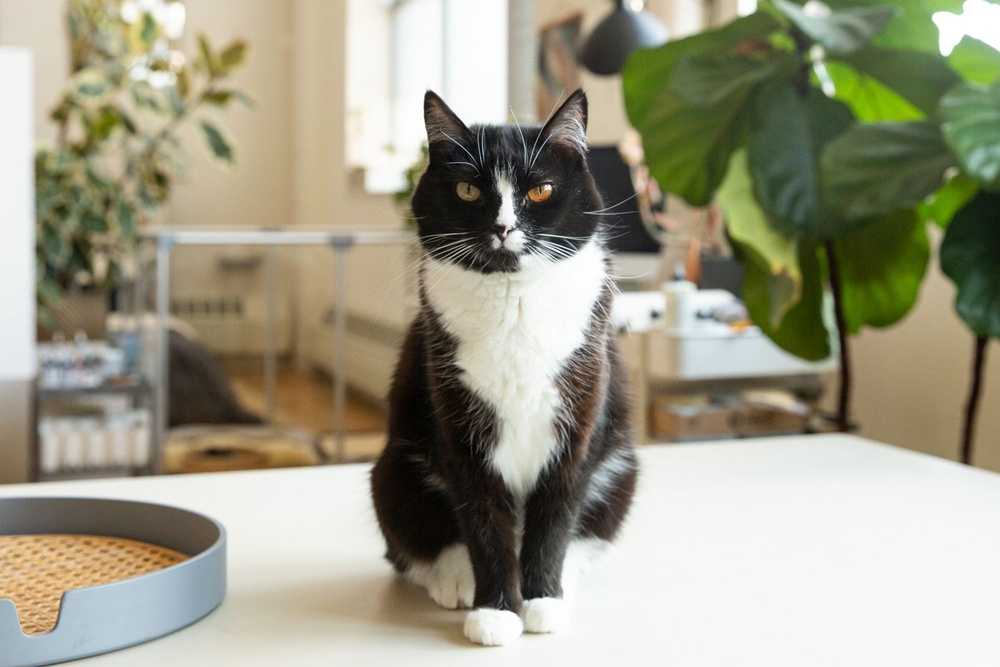
#> input picture Resources/semigoodbg.jpg, 1000 x 667 px, shrunk from 1500 x 1000 before the run
$ jupyter execute image-segmentation.ipynb
#> lines starting #> are read from the running program, lines starting #| are printed output that depends on the picture; after the words box and inside, x2 and y2 are one past the last pixel; in counts of white or black regions, pixels touching at a corner belong together; long printed decimals are rounded
[cell 1]
import cv2
from matplotlib import pyplot as plt

[cell 2]
import cv2

img = cv2.imread("Resources/semigoodbg.jpg")
#> img is the input picture: shape (667, 1000, 3); mean B, G, R 135.4, 155.4, 157.9
img = cv2.cvtColor(img, cv2.COLOR_BGR2RGB) # Convert from BGR to RGB

plt.imshow(img)

[cell 3]
gray = cv2.cvtColor(img, cv2.COLOR_RGB2GRAY)
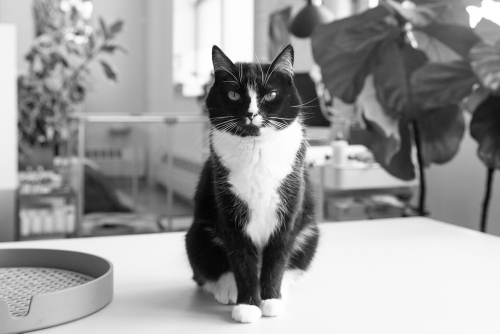
#> gray: shape (667, 1000) (shown at 1/2 size); min 0, max 255, mean 153.9
plt.imshow(gray, cmap='gray')

[cell 4]
import numpy as np

# _ , thresh = cv2.threshold(gray, np.mean(gray), 255, cv2.THRESH_BINARY_INV)
thresh = cv2.adaptiveThreshold(gray, 255, cv2.ADAPTIVE_THRESH_GAUSSIAN_C, cv2.THRESH_BINARY, 255, 5)
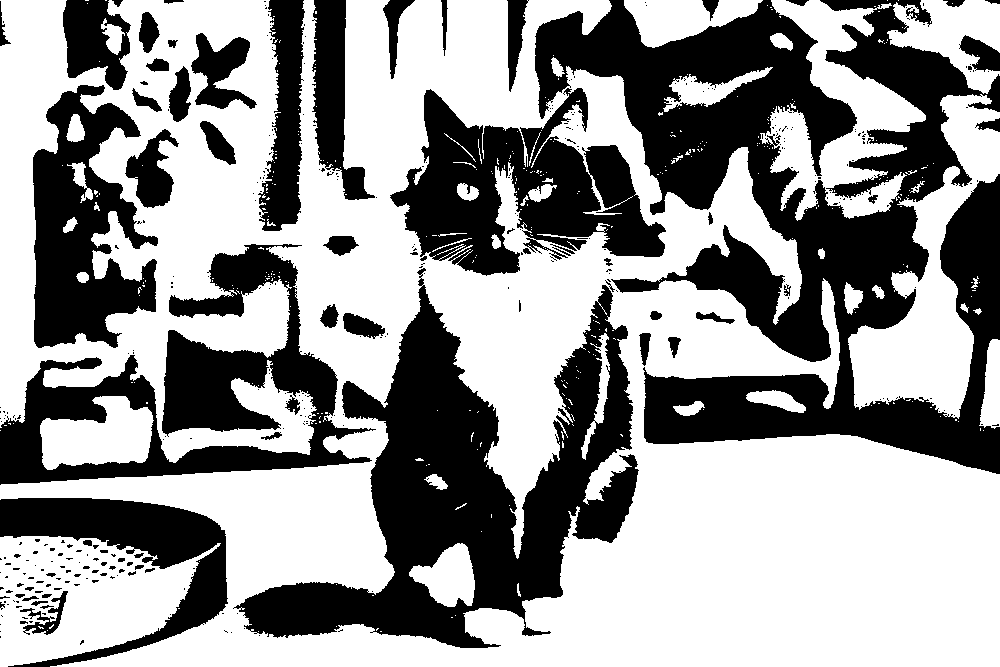
#> thresh: shape (667, 1000); 59.4% white; 380 black regions (314 under 20 px)
# [13 lines of commented-out code are left out]


plt.imshow(thresh, cmap='gray')
print(np.mean(gray))
#| 153.875
print(np.std(gray))
#| 72.171
print(np.median(gray))
#| 160.0

[cell 5]
contours, hierarchy = cv2.findContours(thresh, cv2.RETR_TREE, cv2.CHAIN_APPROX_SIMPLE)
#> contours = 867 contours, 759 with area under 20; largest, box (x1, y1, x2, y2) and area: (0, 0, 1000, 667) 430820, (233, 284, 640, 649) 61329, (389, 87, 667, 277) 27886, (32, 84, 159, 349) 20500, (0, 536, 221, 667) 18836

print("Number of contours found = {}".format(len(contours)))
#| Number of contours found = 867

[cell 6]
cnt = sorted(contours, key=cv2.contourArea)[-1]
#> cnt = contour of 3655 points, box (x1, y1, x2, y2) (0, 0, 1000, 667), area 430820
img.shape[:2]

[cell 7]
mask = np.zeros(img.shape[:2], np.uint8)

[cell 8]
maskedFinal = cv2.drawContours(mask, [cnt], -1, (255, 255, 255), -1)
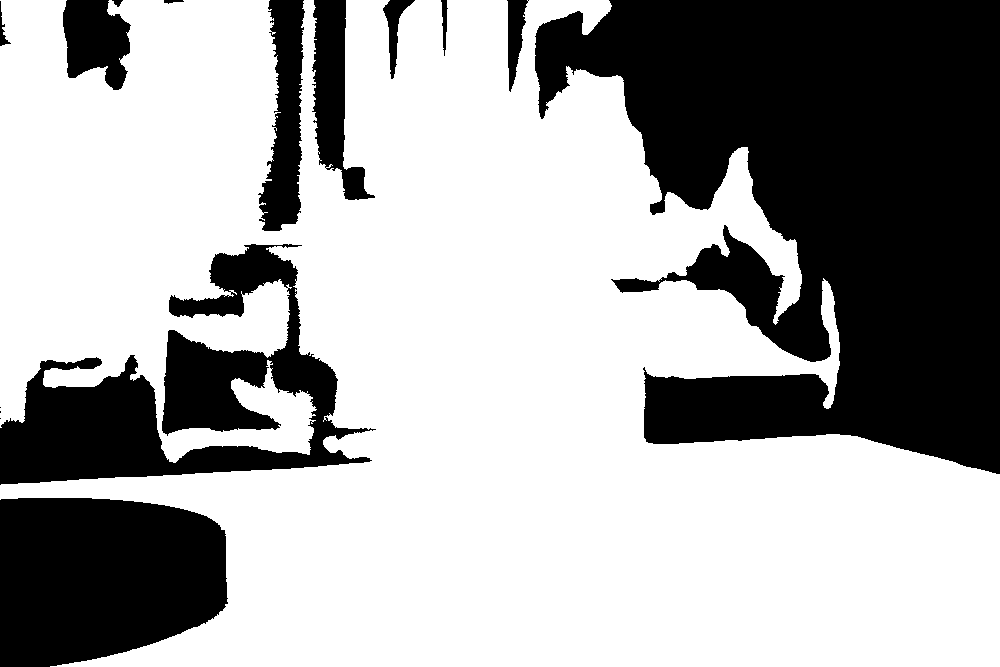
#> maskedFinal: shape (667, 1000); 65.3% white; 15 black regions (3 under 20 px), largest, box (x1, y1, x2, y2) and area: (535, 0, 1000, 474) 144010, (0, 244, 376, 485) 35342, (0, 498, 228, 667) 33056
plt.imshow(maskedFinal, cmap='gray')

[cell 9]
finalImage = cv2.bitwise_and(img, img, mask=maskedFinal)
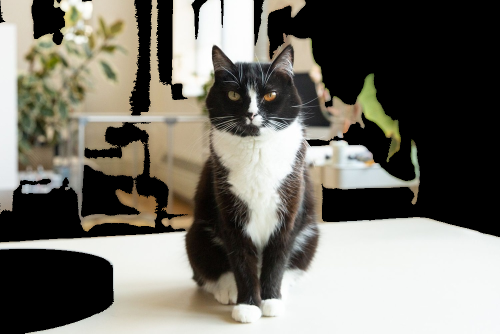
#> finalImage: shape (667, 1000, 3) (shown at 1/2 size); mean R, G, B 116.8, 114, 105.3
plt.imshow(finalImage)
print(finalImage)
#> (printed output is left out)

[cell 10]
import cv2
import numpy as np
import matplotlib.pyplot as plt

# Assuming 'img' is your original image
# Assuming 'maskedFinal' is the mask obtained after background removal

# Create a mask where the desired object is in white (255) and the background is in black (0)
object_mask = np.zeros_like(maskedFinal)
object_mask[maskedFinal > 0] = 255

# Use the mask to extract the desired object and remove the background
finalImage = cv2.bitwise_and(img, img, mask=object_mask)

# Display the result
plt.imshow(finalImage)
plt.show()

[cell 11]
from sklearn.cluster import KMeans

[cell 12]
clt = KMeans(n_clusters=3)
clt.fit(finalImage.reshape(-1, 3))

[cell 13]
clt.labels_
clt.cluster_centers_

[cell 14]
# [7 lines left out: function palette, not called in this run]

[cell 15]
def palette(clusters):
    width = 300
    palette = np.zeros((50, width, 3), np.uint8)
    steps = width/clusters.cluster_centers_.shape[0]
    for idx, centers in enumerate(clusters.cluster_centers_):
        palette[:, int(idx*steps):(int((idx+1)*steps)), :] = centers
    return palette

plt.imshow(palette(clt))

[cell 16]
finalImageRGB = cv2.cvtColor(finalImage, cv2.COLOR_BGR2RGB)

blackMask = np.all(finalImageRGB == [0, 0, 0], axis=-1)

pixels = finalImage[~blackMask].reshape(-1, 3)

[cell 17]
num_clusters = 3

clt = KMeans(n_clusters=num_clusters)
clt.fit(pixels)

[cell 18]
plt.imshow(palette(clt))
dominant_colors = clt.cluster_centers_.astype(int)
dominant_colors

[cell 19]
import cv2
import numpy as np
from sklearn.cluster import KMeans

def filter_background(pixels, threshold=10):
    # Filter out pixels that are close to black (adjust threshold as needed)
    filtered_pixels = pixels[np.any(pixels > threshold, axis=1)]
    return filtered_pixels

# Convert the image to the RGB color space
finalImage = cv2.cvtColor(finalImage, cv2.COLOR_BGR2RGB)

# Flatten the image array
pixels = finalImage.reshape(-1, 3)

# Filter out background pixels
filtered_pixels = filter_background(pixels)

# Number of clusters (adjust as needed)
num_clusters = 3

# Apply KMeans clustering
clt = KMeans(n_clusters=num_clusters)
clt.fit(filtered_pixels)

# Get the dominant colors
dominant_colors = clt.cluster_centers_.astype(int)

# Display or use the dominant colors
print("Dominant Colors:", dominant_colors)
plt.imshow(palette(clt))

[cell 20]
import cv2
import numpy as np
from sklearn.cluster import KMeans

def filter_background(pixels, threshold=50):
    # Filter out pixels with intensity below the threshold
#> called with pixels = array of shape (667000, 3), threshold = 50
    filtered_pixels = pixels[pixels[:, 0] > threshold]
    return filtered_pixels

# Convert the image to the RGB color space
finalImage = cv2.cvtColor(finalImage, cv2.COLOR_BGR2RGB)

# Flatten the image array
pixels = finalImage.reshape(-1, 3)

# Set a threshold for pixel intensity (adjust as needed)
intensity_threshold = 50

# Filter out background pixels
filtered_pixels = filter_background(pixels, intensity_threshold)

# Number of clusters (adjust as needed)
num_clusters = 5

# Apply KMeans clustering
clt = KMeans(n_clusters=num_clusters)
clt.fit(filtered_pixels)

# Get the dominant colors
dominant_colors = clt.cluster_centers_.astype(int)

# Display or use the dominant colors
print("Dominant Colors:", dominant_colors)
plt.imshow(palette(clt))

[cell 21]
import cv2
import numpy as np
from sklearn.cluster import KMeans

def filter_background(image, intensity_threshold=30, saturation_threshold=30):
    # Convert the image to the HSV color space
#> called with intensity_threshold = 30, saturation_threshold = 30
    hsv_image = cv2.cvtColor(image, cv2.COLOR_RGB2HSV)
#> hsv_image: shape (667, 1000, 3); mean H, S, V 50.3, 26.1, 117.9

    # Threshold based on intensity and saturation
    background_mask = (hsv_image[:, :, 2] < intensity_threshold) & (hsv_image[:, :, 1] < saturation_threshold)

    # Invert the mask to keep non-background pixels
    foreground_mask = ~background_mask

    # Apply the mask to the original image
    filtered_image = image.copy()
    filtered_image[background_mask] = [0, 0, 0]  # Set background pixels to black
#> filtered_image: shape (667, 1000, 3); mean B, G, R 105.2, 114, 116.7

    return filtered_image, foreground_mask

# Convert the image to the RGB color space
finalImage = cv2.cvtColor(finalImage, cv2.COLOR_BGR2RGB)

# Filter out background pixels
filtered_image, foreground_mask = filter_background(finalImage)

# Display the original and filtered images
plt.subplot(1, 2, 1), plt.imshow(finalImage), plt.title('Original Image')
plt.subplot(1, 2, 2), plt.imshow(filtered_image), plt.title('Filtered Image')
plt.show()

# Flatten the filtered image array
filtered_pixels = filtered_image.reshape(-1, 3)

# Number of clusters (adjust as needed)
num_clusters = 3

# Apply KMeans clustering
clt = KMeans(n_clusters=num_clusters)
clt.fit(filtered_pixels)

# Get the dominant colors
dominant_colors = clt.cluster_centers_.astype(int)

# Display or use the dominant colors
print("Dominant Colors:", dominant_colors)
plt.imshow(palette(clt))

[cell 22]
import cv2
import numpy as np
from sklearn.cluster import KMeans
import matplotlib.pyplot as plt

def filter_background(image, intensity_threshold=30):
    # Create a mask for pixels below the intensity threshold
#> called with intensity_threshold = 30
    background_mask = np.all(image < intensity_threshold, axis=-1)
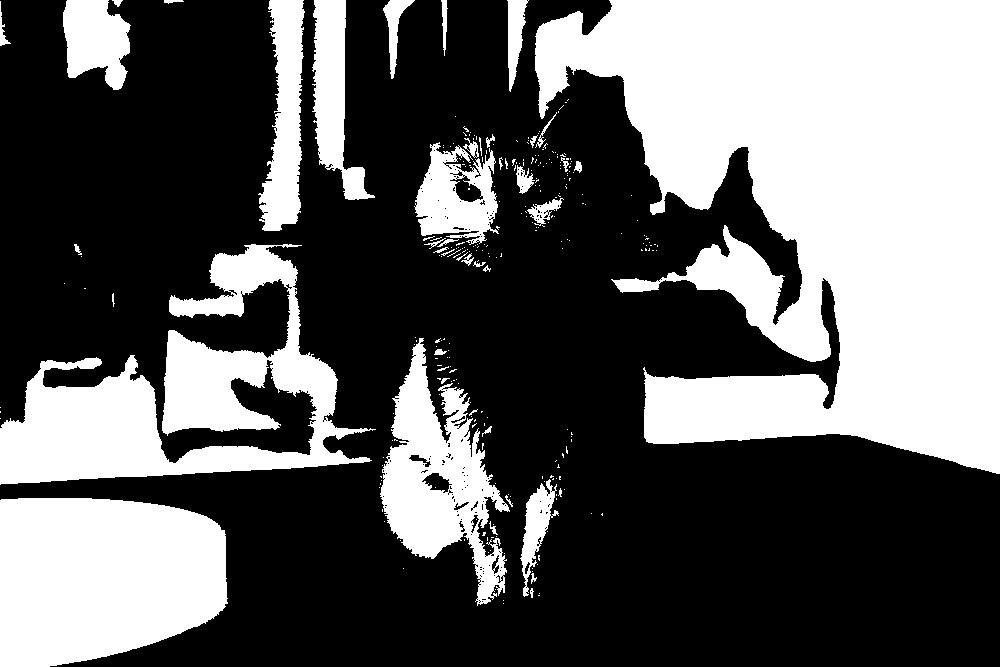
#> background_mask: shape (667, 1000) bool; 38.4% white; 284 white regions (240 under 20 px), largest, box (x1, y1, x2, y2) and area: (535, 0, 1000, 474) 144010, (0, 244, 376, 485) 35342, (0, 498, 228, 667) 33056

    # Invert the mask to keep non-background pixels
    foreground_mask = ~background_mask

    # Apply the mask to the original image
    filtered_image = image.copy()
    filtered_image[background_mask] = [0, 0, 0]  # Set background pixels to black
#> filtered_image: shape (667, 1000, 3); 3.67% of pixels changed, all inside (x1, y1, x2, y2) = (64, 99, 658, 606)

    return filtered_image, foreground_mask

finalImage = cv2.cvtColor(finalImage, cv2.COLOR_BGR2RGB)

# Filter out background pixels
filtered_image, foreground_mask = filter_background(finalImage)

# Display the original and filtered images
plt.subplot(1, 2, 1), plt.imshow(finalImage), plt.title('Original Image')
plt.subplot(1, 2, 2), plt.imshow(filtered_image), plt.title('Filtered Image')
plt.show()

# Flatten the filtered image array
filtered_pixels = filtered_image.reshape(-1, 3)

# Number of clusters (adjust as needed)
num_clusters = 3

# Apply KMeans clustering
clt = KMeans(n_clusters=num_clusters)
clt.fit(filtered_pixels)

# Get the dominant colors
dominant_colors = clt.cluster_centers_.astype(int)

# Display or use the dominant colors
print("Dominant Colors:", dominant_colors)
plt.imshow(palette(clt))
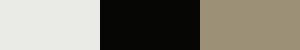
#> shown: shape (50, 300, 3); mean R, G, B 132, 128.7, 117.7

[cell 23]
import cv2
import numpy as np
from sklearn.cluster import KMeans
import matplotlib.pyplot as plt

def filter_background(image, intensity_threshold=30):
    # Create a mask for pixels below the intensity threshold
#> called with intensity_threshold = 30
    background_mask = np.all(image < intensity_threshold, axis=-1)

    # Invert the mask to keep non-background pixels
    foreground_mask = ~background_mask

    # Apply the mask to the original image
    filtered_image = image.copy()
    filtered_image[background_mask] = [0, 0, 0]  # Set background pixels to black
#> filtered_image: shape (667, 1000, 3); mean B, G, R 104.8, 113.5, 116.1

    return filtered_image, foreground_mask

# Assuming 'finalImage' is the result after background removal
finalImage = cv2.cvtColor(finalImage, cv2.COLOR_BGR2RGB)

# Filter out background pixels
filtered_image, foreground_mask = filter_background(finalImage)

# Flatten the filtered image array
filtered_pixels = filtered_image.reshape(-1, 3)

# Number of clusters (adjust as needed)
num_clusters = 3

# Apply KMeans clustering
clt = KMeans(n_clusters=num_clusters)
clt.fit(filtered_pixels)

# Get the dominant colors
dominant_colors = clt.cluster_centers_.astype(int)

# Calculate the proportion of each color
total_pixels = len(filtered_pixels)
#> total_pixels = 667000
proportions = [(np.sum(clt.labels_ == i) / total_pixels) * 100 for i in range(num_clusters)]
#> proportions = [23.69, 44.06, 32.25]

# Display or use the dominant colors and proportions
print("Dominant Colors:", dominant_colors)
print("Proportions:", proportions)
#| Proportions: [23.685, 44.064, 32.250]

# Optionally, display the color palette
plt.imshow(palette(clt))
plt.show()

[cell 24]
import cv2
import numpy as np
from sklearn.cluster import KMeans
import matplotlib.pyplot as plt

def filter_background(image, intensity_threshold=30):
    # Create a mask for pixels below the intensity threshold
    background_mask = np.all(image < intensity_threshold, axis=-1)

    # Invert the mask to keep non-background pixels
    foreground_mask = ~background_mask

    # Apply the mask to the original image
    filtered_image = image.copy()
    filtered_image[background_mask] = [0, 0, 0]  # Set background pixels to black

    return filtered_image, foreground_mask

# Assuming 'finalImage' is the result after background removal
finalImage = cv2.cvtColor(finalImage, cv2.COLOR_BGR2RGB)

# Filter out background pixels
filtered_image, foreground_mask = filter_background(finalImage)

# Flatten the filtered image array
filtered_pixels = filtered_image.reshape(-1, 3)

# Number of clusters (adjust as needed)
num_clusters = 5

# Apply KMeans clustering
clt = KMeans(n_clusters=num_clusters)
clt.fit(filtered_pixels[foreground_mask.reshape(-1)])

# Get the dominant colors
dominant_colors = clt.cluster_centers_.astype(int)

# Calculate the proportion of each color
total_foreground_pixels = np.sum(foreground_mask)
#> total_foreground_pixels = 411048
proportions = [(np.sum(clt.labels_ == i) / total_foreground_pixels) * 100 for i in range(num_clusters)]
#> proportions = [14.73, 40.19, 18.25, 16.35, 10.48]

# Display or use the dominant colors and proportions
print("Dominant Colors:", dominant_colors)
print("Proportions:", proportions)
#| Proportions: [14.727, 40.193, 18.253, 16.348, 10.480]

# Optionally, display the color palette
plt.imshow(palette(clt))
plt.show()
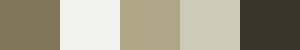
#> shown: shape (50, 300, 3); mean R, G, B 161.8, 155.8, 138.6

$ run again, with Resources/caineintins.jpg copied over Resources/semigoodbg.jpg
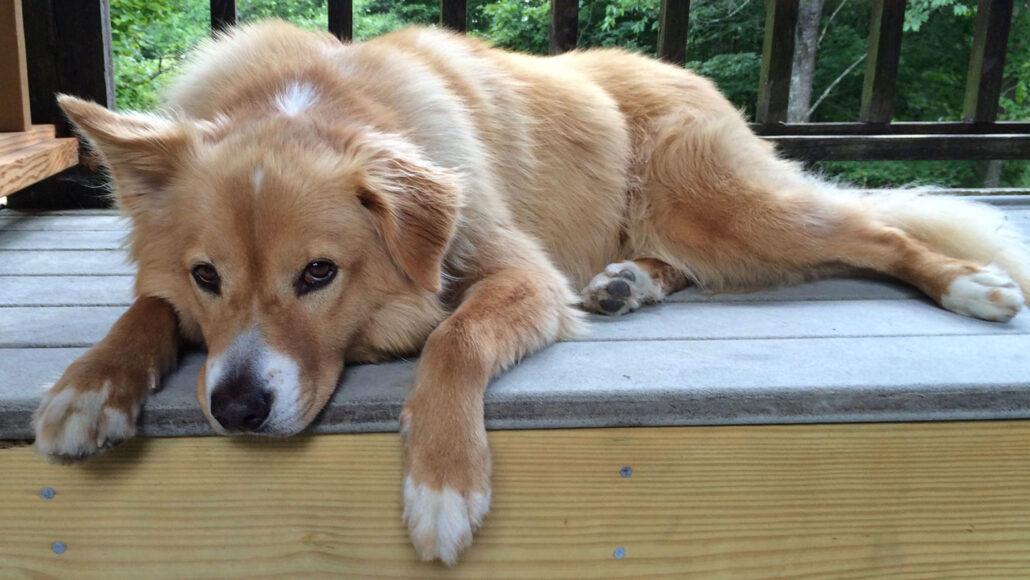
#> input picture Resources/caineintins.jpg, 1030 x 580 px
#> img is the input picture: shape (580, 1030, 3); mean B, G, R 112.8, 128.9, 134.9
#> `thresh = cv2.adaptiveThreshold(gray, 255, cv2.ADAPTIVE_THRESH_GAUSSIAN..`:
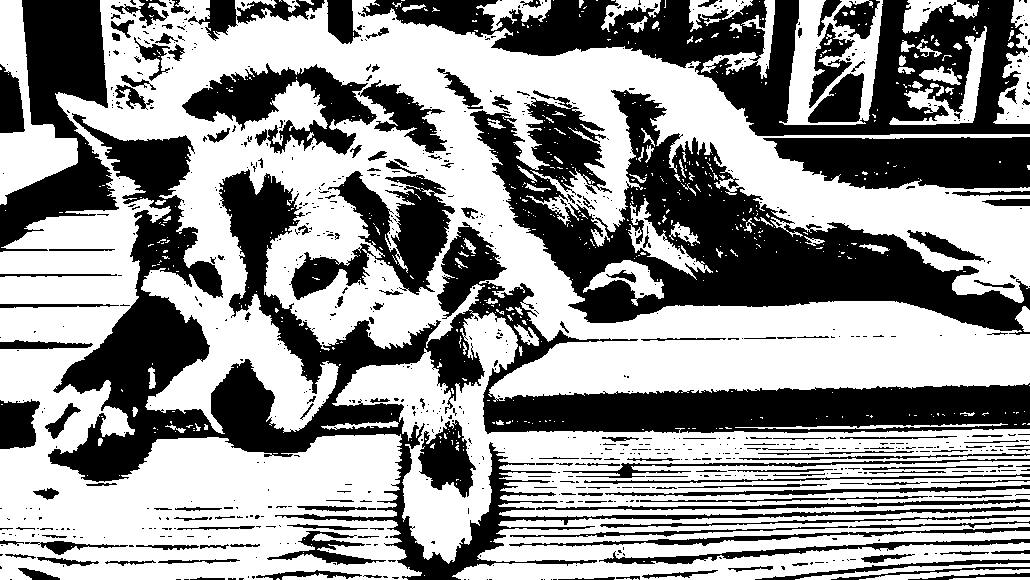
#> thresh: shape (580, 1030); 57.7% white; 870 black regions (691 under 20 px)
#| 128.888
#| 55.118
#| 131.0
#> contours = 1682 contours, 1418 with area under 20; largest, box (x1, y1, x2, y2) and area: (0, 0, 1030, 580) 313195, (452, 510, 1030, 580) 22661, (779, 0, 883, 125) 8742, (181, 62, 378, 156) 8138, (327, 170, 456, 296) 7288
#| Number of contours found = 1682
#> cnt = contour of 9519 points, box (x1, y1, x2, y2) (0, 0, 1030, 580), area 313195
#> maskedFinal: shape (580, 1030); 54.3% white; 45 black regions (17 under 20 px), largest, box (x1, y1, x2, y2) and area: (48, 113, 1030, 580) 116527, (362, 0, 1030, 136) 56623, (470, 90, 1030, 335) 52666
#> (printed output is left out)
#> hsv_image: shape (580, 1030, 3); mean H, S, V 43.1, 35, 97
#> total_pixels = 597400
#> `proportions = [(np.sum(clt.labels_ == i) / total_pixels) * 100 for i i..`: proportions = [46.05, 21.53, 32.42]
#| Proportions: [46.049, 21.532, 32.419]
#> total_foreground_pixels = 324177
#> `proportions = [(np.sum(clt.labels_ == i) / total_foreground_pixels) * ..`: proportions = [38.82, 15.73, 19.4, 13.83, 12.2]
#| Proportions: [38.824, 15.734, 19.405, 13.835, 12.203]
#> `plt.show()`:
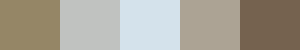
#> shown: shape (50, 300, 3); mean R, G, B 168.4, 163, 151.2
